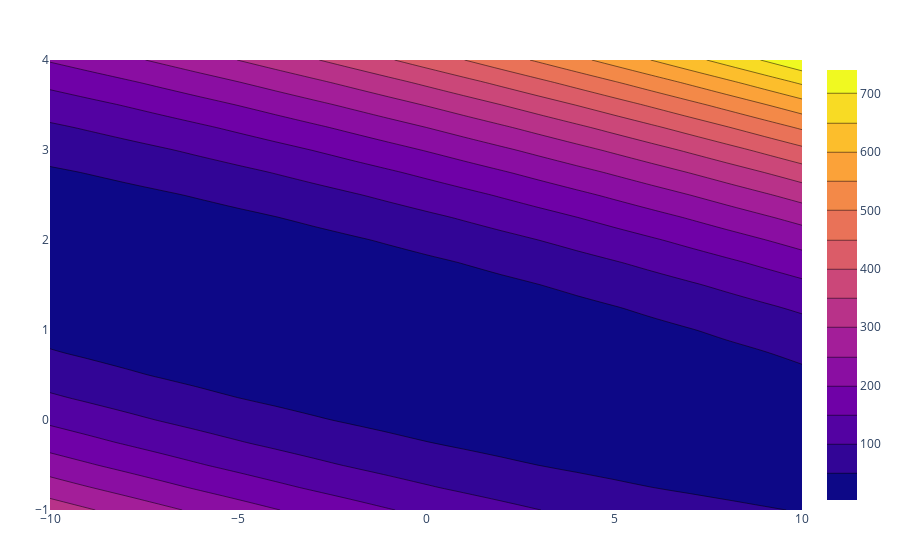

Notebook source saved alongside this figure:
### Code cell
using PlotlyJS

PlotlyJS.plot(PlotlyJS.contour(
    x=theta0s, 
    y=theta1s,
    z=cost_function_matrix
))

### Figure 1 — Plotly figure (JSON) as saved in the notebook; plotly's stock layout.template omitted (floating-point values rounded to 4 significant figures; data arrays with more than 128 entries replaced by an {"elided": "..."} marker saying what was removed)
{"data": [{"transpose": true, "type": "contour", "x": [-10, -9, -8, -7, -6, -5, -4, -3, -2, -1, 0, 1, 2, 3, 4, 5, 6, 7, 8, 9, 10], "y": [-1, -0.75, -0.5, -0.25, 0, 0.25, 0.5, 0.75, 1, 1.25, 1.5, 1.75, 2, 2.25, 2.5, 2.75, 3, 3.25, 3.5, 3.75, 4], "z": {"elided": "21x21 float values"}}], "layout": {"margin": {"b": 50, "l": 50, "r": 50, "t": 60}}}
